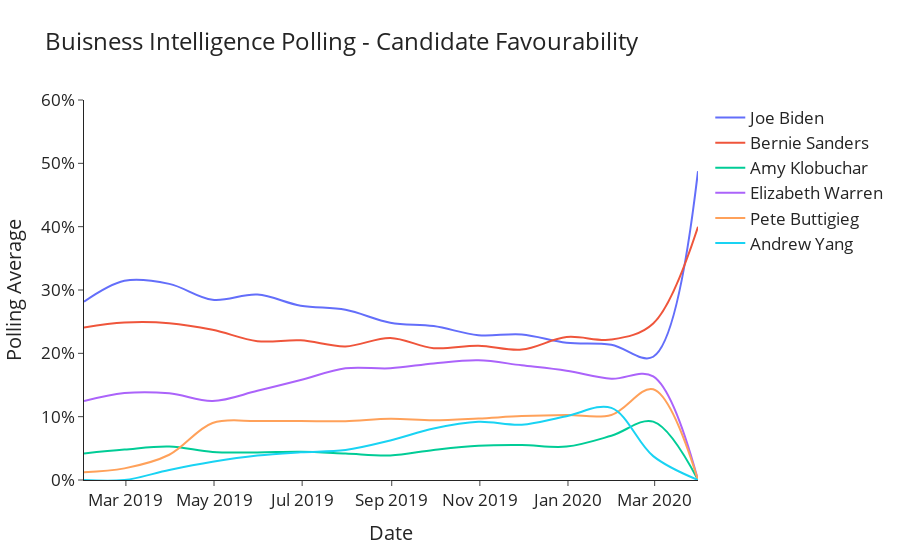

Notebook source saved alongside this figure:
### Code cell
pretty_names = ["Joe Biden","Bernie Sanders","Amy Klobuchar","Elizabeth Warren","Pete Buttigieg","Andrew Yang"]
poll_mapping = {}
for a,b in zip(pretty_names,px.colors.qualitative.Plotly):
    poll_mapping[a] = b
    
fig = go.Figure()
for cand,col in zip(pretty_names,concat_col_names):
    fig.add_trace(go.Scatter(x=polling_agg["date"],
                             y=polling_agg[col], 
                             mode='lines',
                             line_shape="spline",
                             name=cand,
                             line=dict(color=poll_mapping[cand])
                            ))

    # Add figure title
fig.update_layout(
    title_text="Buisness Intelligence Polling - Candidate Favourability",
    template="simple_white",
    yaxis=dict(tickformat=',.0%',range=[0,0.6]),
    font=dict(
        size=17,
    )
)

fig.update_xaxes(title_text="Date")
fig.update_yaxes(title_text="Polling Average")

# fig.write_html("visualizations/BI_polling_average-ALL.html")
fig.show()

### Figure 1 — Plotly figure (JSON) as saved in the notebook; plotly's stock layout.template omitted (floating-point values rounded to 4 significant figures)
{"data": [{"line": {"color": "#636EFA", "shape": "spline"}, "mode": "lines", "name": "Joe Biden", "type": "scatter", "x": ["2019-01-31T00:00:00", "2019-02-28T00:00:00", "2019-03-31T00:00:00", "2019-04-30T00:00:00", "2019-05-31T00:00:00", "2019-06-30T00:00:00", "2019-07-31T00:00:00", "2019-08-31T00:00:00", "2019-09-30T00:00:00", "2019-10-31T00:00:00", "2019-11-30T00:00:00", "2019-12-31T00:00:00", "2020-01-31T00:00:00", "2020-02-29T00:00:00", "2020-03-31T00:00:00"], "y": [0.2815, 0.3146, 0.3097, 0.2846, 0.2928, 0.2753, 0.2687, 0.2484, 0.243, 0.2287, 0.2298, 0.2168, 0.2136, 0.1946, 0.4876]}, {"line": {"color": "#EF553B", "shape": "spline"}, "mode": "lines", "name": "Bernie Sanders", "type": "scatter", "x": ["2019-01-31T00:00:00", "2019-02-28T00:00:00", "2019-03-31T00:00:00", "2019-04-30T00:00:00", "2019-05-31T00:00:00", "2019-06-30T00:00:00", "2019-07-31T00:00:00", "2019-08-31T00:00:00", "2019-09-30T00:00:00", "2019-10-31T00:00:00", "2019-11-30T00:00:00", "2019-12-31T00:00:00", "2020-01-31T00:00:00", "2020-02-29T00:00:00", "2020-03-31T00:00:00"], "y": [0.2409, 0.2486, 0.2476, 0.2372, 0.2192, 0.2205, 0.2109, 0.2243, 0.2082, 0.212, 0.2059, 0.2257, 0.2218, 0.2471, 0.3998]}, {"line": {"color": "#00CC96", "shape": "spline"}, "mode": "lines", "name": "Amy Klobuchar", "type": "scatter", "x": ["2019-01-31T00:00:00", "2019-02-28T00:00:00", "2019-03-31T00:00:00", "2019-04-30T00:00:00", "2019-05-31T00:00:00", "2019-06-30T00:00:00", "2019-07-31T00:00:00", "2019-08-31T00:00:00", "2019-09-30T00:00:00", "2019-10-31T00:00:00", "2019-11-30T00:00:00", "2019-12-31T00:00:00", "2020-01-31T00:00:00", "2020-02-29T00:00:00", "2020-03-31T00:00:00"], "y": [0.04198, 0.04808, 0.05291, 0.04414, 0.04357, 0.04448, 0.04188, 0.03883, 0.04743, 0.05407, 0.05523, 0.0528, 0.06983, 0.09218, 0]}, {"line": {"color": "#AB63FA", "shape": "spline"}, "mode": "lines", "name": "Elizabeth Warren", "type": "scatter", "x": ["2019-01-31T00:00:00", "2019-02-28T00:00:00", "2019-03-31T00:00:00", "2019-04-30T00:00:00", "2019-05-31T00:00:00", "2019-06-30T00:00:00", "2019-07-31T00:00:00", "2019-08-31T00:00:00", "2019-09-30T00:00:00", "2019-10-31T00:00:00", "2019-11-30T00:00:00", "2019-12-31T00:00:00", "2020-01-31T00:00:00", "2020-02-29T00:00:00", "2020-03-31T00:00:00"], "y": [0.1246, 0.1372, 0.1369, 0.1247, 0.1408, 0.1578, 0.1764, 0.1764, 0.1841, 0.189, 0.1811, 0.1727, 0.16, 0.1637, 0]}, {"line": {"color": "#FFA15A", "shape": "spline"}, "mode": "lines", "name": "Pete Buttigieg", "type": "scatter", "x": ["2019-01-31T00:00:00", "2019-02-28T00:00:00", "2019-03-31T00:00:00", "2019-04-30T00:00:00", "2019-05-31T00:00:00", "2019-06-30T00:00:00", "2019-07-31T00:00:00", "2019-08-31T00:00:00", "2019-09-30T00:00:00", "2019-10-31T00:00:00", "2019-11-30T00:00:00", "2019-12-31T00:00:00", "2020-01-31T00:00:00", "2020-02-29T00:00:00", "2020-03-31T00:00:00"], "y": [0.01239, 0.01836, 0.03986, 0.09003, 0.09314, 0.09315, 0.09294, 0.09655, 0.09428, 0.09709, 0.1009, 0.1028, 0.1027, 0.1433, 0]}, {"line": {"color": "#19D3F3", "shape": "spline"}, "mode": "lines", "name": "Andrew Yang", "type": "scatter", "x": ["2019-01-31T00:00:00", "2019-02-28T00:00:00", "2019-03-31T00:00:00", "2019-04-30T00:00:00", "2019-05-31T00:00:00", "2019-06-30T00:00:00", "2019-07-31T00:00:00", "2019-08-31T00:00:00", "2019-09-30T00:00:00", "2019-10-31T00:00:00", "2019-11-30T00:00:00", "2019-12-31T00:00:00", "2020-01-31T00:00:00", "2020-02-29T00:00:00", "2020-03-31T00:00:00"], "y": [0, 0, 0.01587, 0.02877, 0.03867, 0.04381, 0.04739, 0.06233, 0.08126, 0.09186, 0.08731, 0.1008, 0.1139, 0.03768, 0]}], "layout": {"font": {"size": 17}, "title": {"text": "Buisness Intelligence Polling - Candidate Favourability"}, "xaxis": {"title": {"text": "Date"}}, "yaxis": {"range": [0, 0.6], "tickformat": ",.0%", "title": {"text": "Polling Average"}}}}
